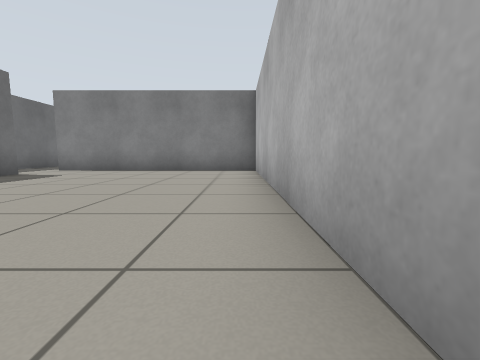
[1] (above)

12 first-person views from a walk through a world built for the Gazebo simulator. The camera is 0.5 m above the floor, tilts 6° down and sees 90° across. The floor is counted in squares, 1 m on a side. Each view is taken from the middle of a square. On the plan, view 1 faces up. The plan holds only what a view shows up to about 9 squares ahead; the rest is blank.

[2]
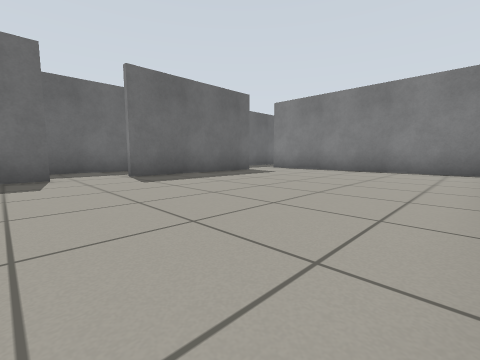

[3]
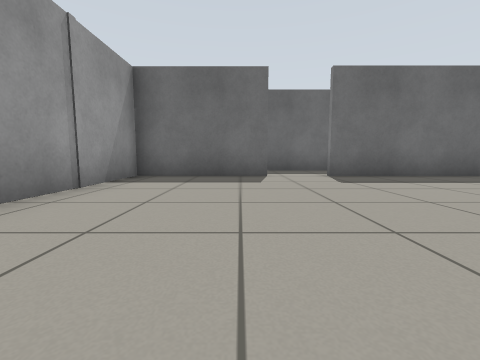

[4]
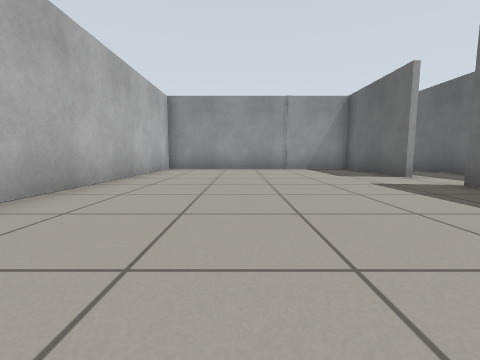

[5]
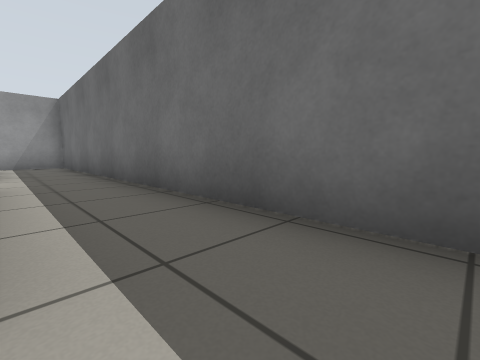

[6]
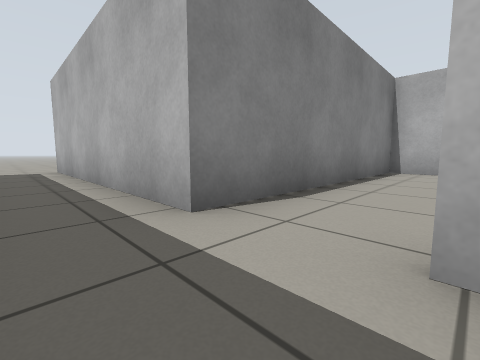

[7]
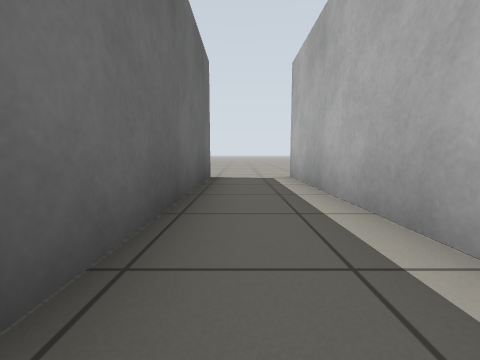

[8]
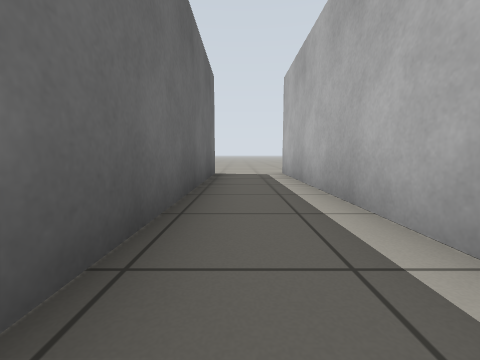

[9]
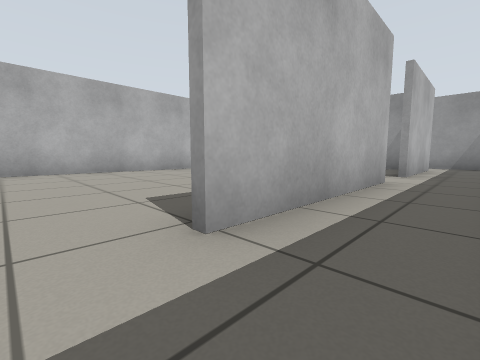

[10]
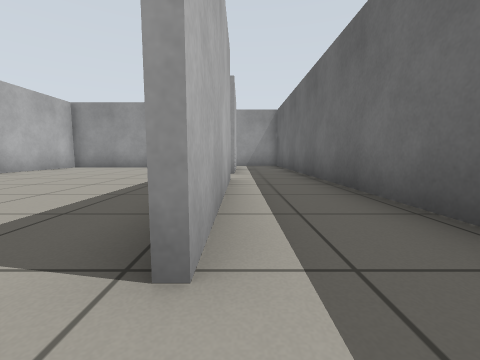

[11]
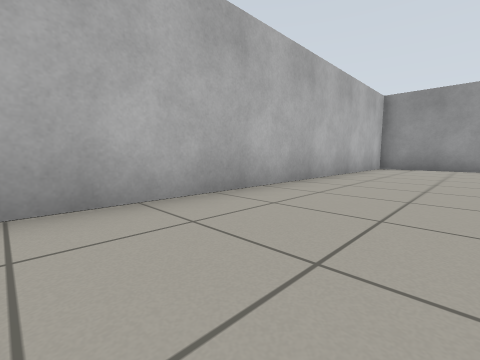

[12]
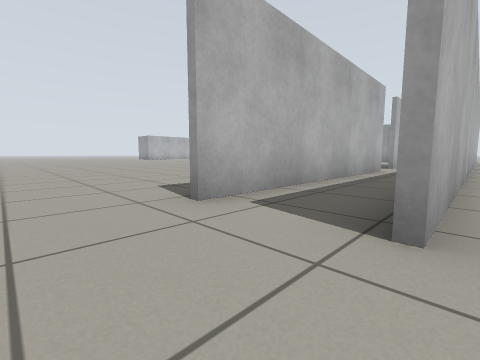

### Floor plan
Points are (right, up) in squares from view 1. A wall is a line through its corners. A room is listed if a view was taken in it or the views show most of it. See-through windows are left out.
Room 1 (views 1, 2, 3, 4, 11)
walls: (-5.7, 0.8) (-5.7, -2.5) (0.5, -2.5) (0.5, 7.7) (-5.9, 7.7); (-5.7, 6.1) (-5.7, 2)
ways out: opening at (-6, 1.5) to room 2; opening at (-6, 7) to room 2
Room 2 (views 5, 6, 7, 8, 9, 10)
walls: (-5.9, 7.7) (-5.9, 14.5); (-5.9, 2) (-5.9, 6.1); (-7.7, 14.5) (-7.7, -3.9) (-5.6, -3.9); (-5.9, -2.6) (-5.9, 0.7)
ways out: opening at (-6, 1.5) to room 1; opening at (-6, 7) to room 1; opening at (-8, 15.5) to room 3; opening at (-6, 15.5)
Room 3 (view 12)
walls: (-7.8, 3.4) (-7.8, 14.5)
ways out: opening at (-8, 15.5) to room 2

Positions as (right, up) in squares from view 1, and headings:
1: (0, 0), facing up
2: (0, 0), facing up-left
3: (0, 0), facing left
4: (-2, 6), facing down
5: (-6, 7), facing down-left
6: (-7, 6), facing up-right
7: (-7, 9), facing up
8: (-7, 8), facing up
9: (-7, 7), facing down-right
10: (-6, 7), facing down
11: (-2, 7), facing down-right
12: (-8, 16), facing down-right
